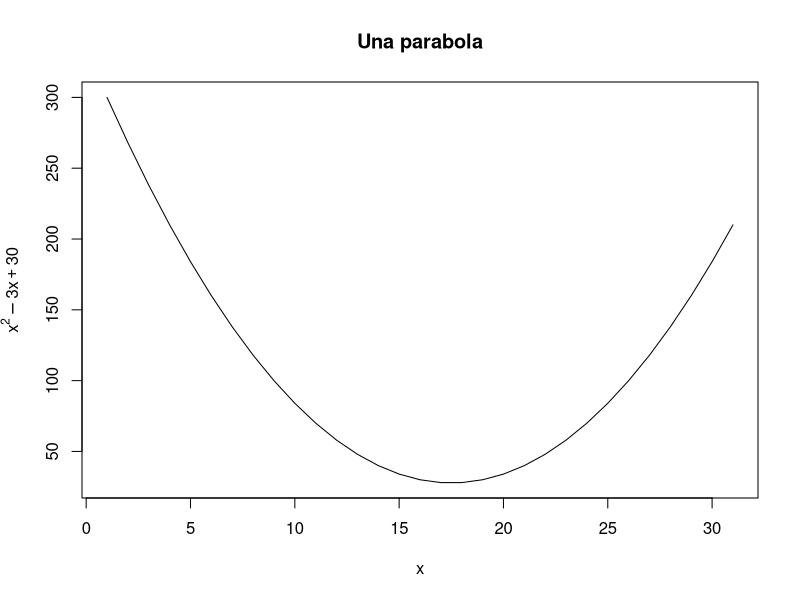
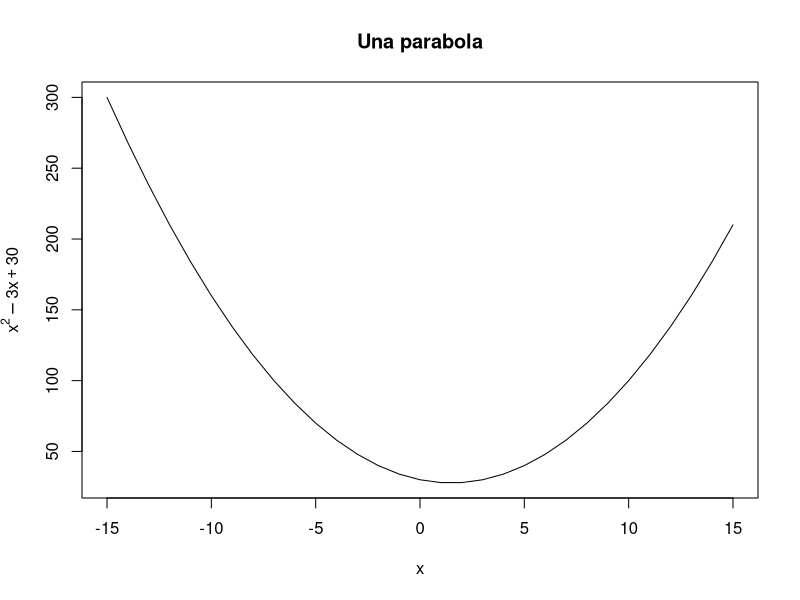
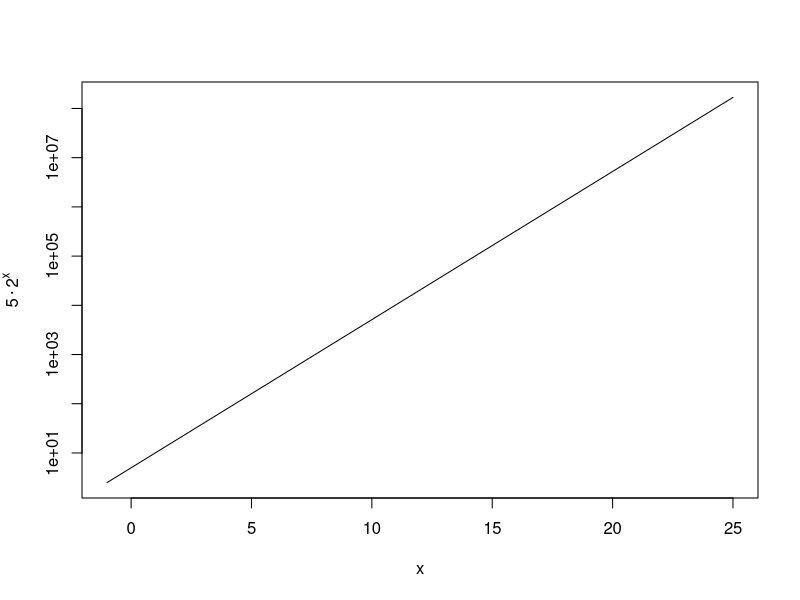
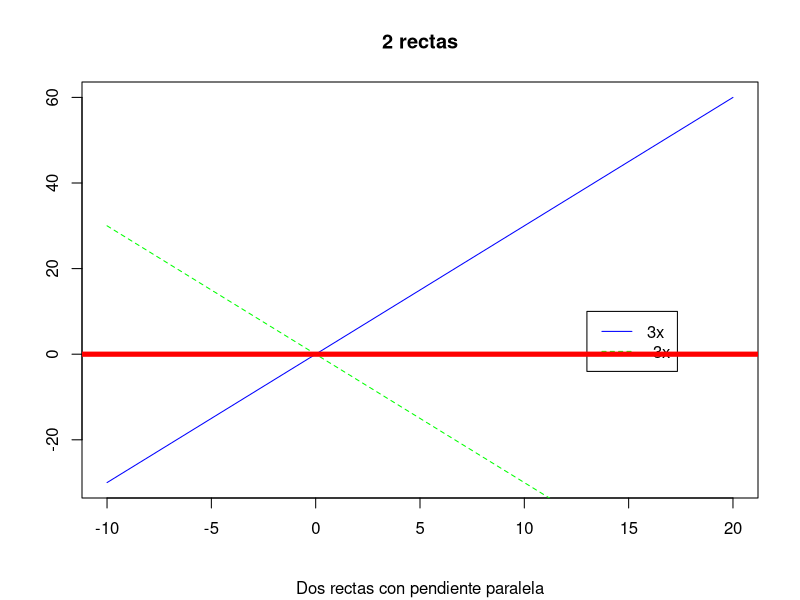
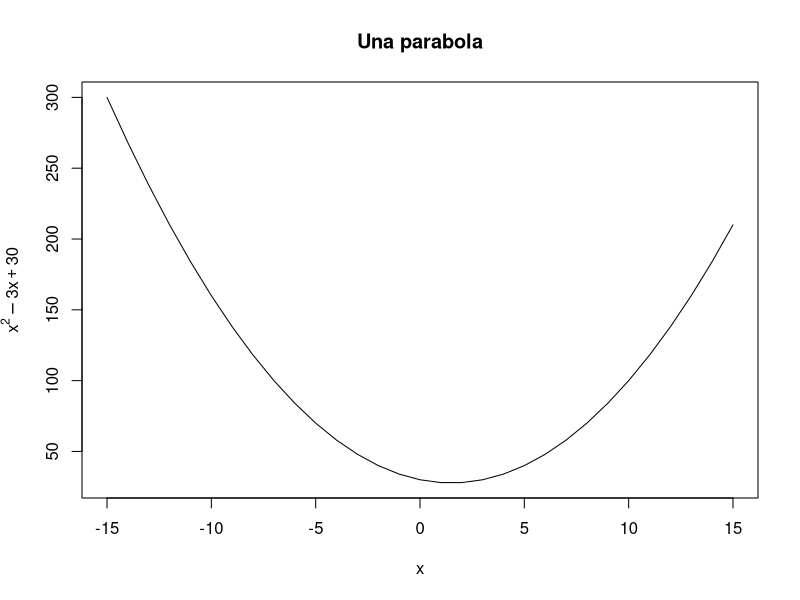

Here is the R script that generated these plots, in order:
## ---- chunk 1
#curve(x^2 -3*x +30, -15, 15, add = TRUE, xlab = expression(x),
      #ylab = expression(x^2 -3*x +30), main = "Una parabola")
## ---- chunk 2
f = function(x){ x ^ 2 - 3 * x + 30}
I = c(-15:15)
plot(f(I), type = "l",  main = "Una parabola", 
      xlab = expression(x), ylab = expression(y = x ^ 2 - 3 * x + 30))
## ---- chunk 3
f = function(x){ x ^ 2 - 3 * x + 30}
n = c(-15:15)
plot(n, f(n), type = "line",  main = "Una parabola", 
      xlab = expression(x), ylab = expression(y = x ^ 2 - 3 * x + 30))
## ---- chunk 4
curve(5 * 2 ^ x, -1, 25, log = "y", ylab = expression(y = 5 %.% 2 ^ x))
## ---- chunk 5
curve(3*x, -10, 20, col = "blue", 
      main = "2 rectas", sub = "Dos rectas con pendiente paralela",
      xlab = "", ylab = "",
      )
curve(-3*x, -10, 20, col = "green", add = TRUE, lty = 2)
legend(13,10, legend = c("3x", "-3x"), col = c("blue", "green"), lty = c(1,2))
abline(h = 0, col = "red", lwd = 5)
## ---- chunk 6
f = function(x){ x ^ 2 - 3 * x + 30}
n = c(-15:15)
plot(n, f(n), type = "l",  main = "Una parabola", 
      xlab = expression(x), ylab = expression(y = x ^ 2 - 3 * x + 30))
abline(h = 0, col = "red", lwd = 5)
